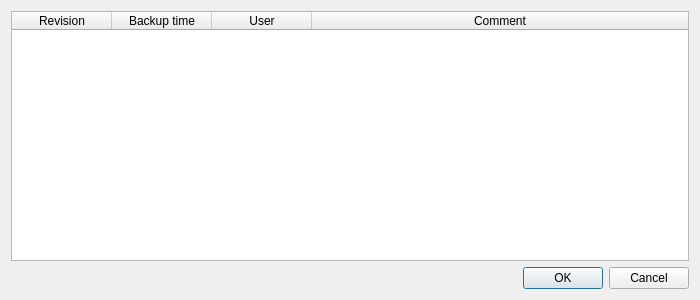
<?xml version="1.0" encoding="UTF-8"?>
<ui version="4.0">
 <class>CObjectCollectionRevisionDialog</class>
 <widget class="QDialog" name="CObjectCollectionRevisionDialog">
  <property name="geometry">
   <rect>
    <x>0</x>
    <y>0</y>
    <width>700</width>
    <height>300</height>
   </rect>
  </property>
  <property name="windowTitle">
   <string>Select revision</string>
  </property>
  <layout class="QVBoxLayout" name="verticalLayout">
   <item>
    <widget class="QTableWidget" name="Table">
     <property name="editTriggers">
      <set>QAbstractItemView::NoEditTriggers</set>
     </property>
     <property name="selectionMode">
      <enum>QAbstractItemView::SingleSelection</enum>
     </property>
     <property name="selectionBehavior">
      <enum>QAbstractItemView::SelectRows</enum>
     </property>
     <property name="columnCount">
      <number>4</number>
     </property>
     <attribute name="horizontalHeaderStretchLastSection">
      <bool>true</bool>
     </attribute>
     <attribute name="verticalHeaderVisible">
      <bool>false</bool>
     </attribute>
     <column>
      <property name="text">
       <string>Revision</string>
      </property>
     </column>
     <column>
      <property name="text">
       <string>Backup time</string>
      </property>
     </column>
     <column>
      <property name="text">
       <string>User</string>
      </property>
     </column>
     <column>
      <property name="text">
       <string>Comment</string>
      </property>
     </column>
    </widget>
   </item>
   <item>
    <widget class="QDialogButtonBox" name="ButtonBox">
     <property name="orientation">
      <enum>Qt::Horizontal</enum>
     </property>
     <property name="standardButtons">
      <set>QDialogButtonBox::Cancel|QDialogButtonBox::Ok</set>
     </property>
     <property name="centerButtons">
      <bool>false</bool>
     </property>
    </widget>
   </item>
  </layout>
 </widget>
 <resources/>
 <connections>
  <connection>
   <sender>ButtonBox</sender>
   <signal>accepted()</signal>
   <receiver>CObjectCollectionRevisionDialog</receiver>
   <slot>accept()</slot>
   <hints>
    <hint type="sourcelabel">
     <x>248</x>
     <y>254</y>
    </hint>
    <hint type="destinationlabel">
     <x>157</x>
     <y>274</y>
    </hint>
   </hints>
  </connection>
  <connection>
   <sender>ButtonBox</sender>
   <signal>rejected()</signal>
   <receiver>CObjectCollectionRevisionDialog</receiver>
   <slot>reject()</slot>
   <hints>
    <hint type="sourcelabel">
     <x>316</x>
     <y>260</y>
    </hint>
    <hint type="destinationlabel">
     <x>286</x>
     <y>274</y>
    </hint>
   </hints>
  </connection>
 </connections>
</ui>
